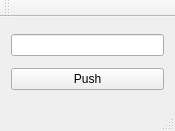
<?xml version="1.0" encoding="UTF-8"?>
<ui version="4.0">
 <class>MainWindow</class>
 <widget class="QMainWindow" name="MainWindow">
  <property name="geometry">
   <rect>
    <x>0</x>
    <y>0</y>
    <width>175</width>
    <height>131</height>
   </rect>
  </property>
  <property name="minimumSize">
   <size>
    <width>175</width>
    <height>131</height>
   </size>
  </property>
  <property name="maximumSize">
   <size>
    <width>175</width>
    <height>131</height>
   </size>
  </property>
  <property name="windowTitle">
   <string>MainWindow</string>
  </property>
  <widget class="QWidget" name="centralWidget">
   <layout class="QVBoxLayout" name="verticalLayout">
    <item>
     <widget class="QLineEdit" name="lineEdit"/>
    </item>
    <item>
     <widget class="QPushButton" name="pushButton">
      <property name="text">
       <string>Push</string>
      </property>
     </widget>
    </item>
   </layout>
  </widget>
  <widget class="QMenuBar" name="menuBar">
   <property name="geometry">
    <rect>
     <x>0</x>
     <y>0</y>
     <width>175</width>
     <height>23</height>
    </rect>
   </property>
  </widget>
  <widget class="QToolBar" name="mainToolBar">
   <attribute name="toolBarArea">
    <enum>TopToolBarArea</enum>
   </attribute>
   <attribute name="toolBarBreak">
    <bool>false</bool>
   </attribute>
  </widget>
  <widget class="QStatusBar" name="statusBar"/>
 </widget>
 <layoutdefault spacing="6" margin="11"/>
 <resources/>
 <connections/>
</ui>
